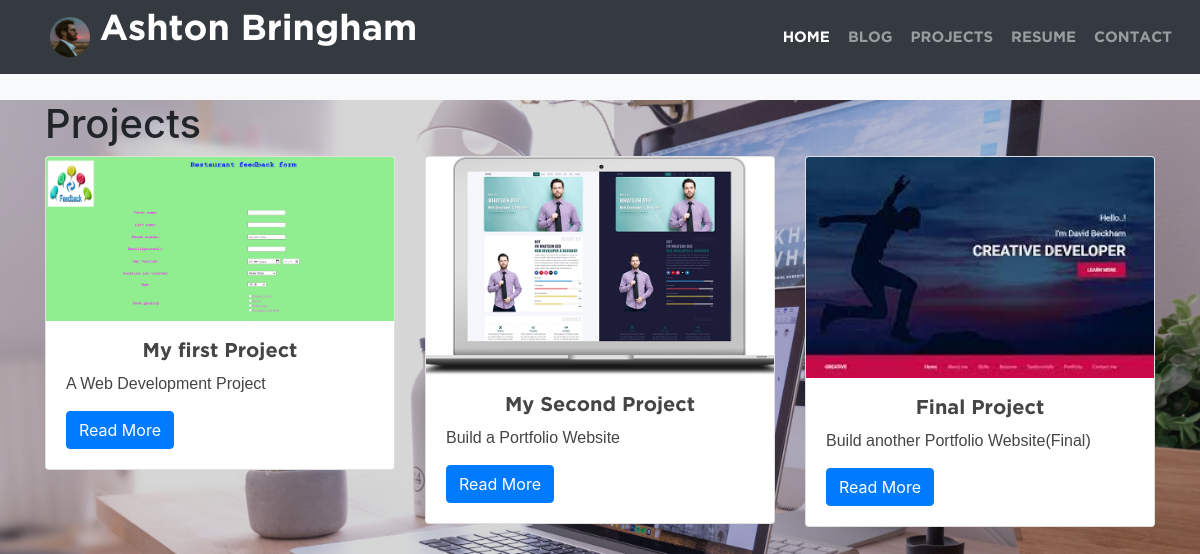
/projects/, run on the app's committed database.
### projects/models.py (models this page shows)
class Project(models.Model):
    title = models.CharField(max_length=100)
    description = models.TextField()
    technology = models.CharField(max_length=20)
    image = models.FilePathField(path="/img")

### projects/views.py (the view)
# urls.py: path("", views.project_index, name="project_index"),
def project_index(request):
    projects = Project.objects.all()
    context = {
        'projects': projects
    }
    return render(request, 'projects/project_index.html',context)

### projects/templates/projects/project_index.html
{% extends "base.html" %}
{% load static %}
{% block page_content %}
<h1>Projects</h1>
<div class="row">
{% for project in projects %}
    <div class="col-md-4">
        <div class="card mb-2">
            <img class="card-img-top" src="{% static project.image %}">
            <div class="card-body">
                <h5 class="card-title">{{ project.title }}</h5>
                <p class="card-text">{{ project.description }}</p>
                <a href="{% url 'project_detail' project.pk %}"
                   class="btn btn-primary">
                    Read More
                </a>
            </div>
        </div>
    </div>
    {% endfor %}
</div>
{% endblock %}

### templates/base.html (shortened to what this page needs)
{% load static %}
<!doctype html>
<html lang="en">
    <head>
        <link rel="stylesheet" href="https://cdn.jsdelivr.net/npm/bootstrap@4.5.3/dist/css/bootstrap.min.css">
        <link rel="stylesheet" href="{% static "css/main.css" %}">
        <link rel="stylesheet" href="https://stackpath.bootstrapcdn.com/bootstrap/4.1.3/css/bootstrap.min.css">
    </head>
    <body>
        <header>
            <nav class="navbar navbar-expand-lg navbar-dark bg-dark">
                <a class="navbar-brand" href="/">
                <img src="{% static 'images/ashton_small.jpg' %}"  class="d-inline-block align-top brand-logo" alt="my picture" loading="lazy">
                <span class="brand-name">Ashton Bringham</span>
                </a>
                <div class="collapse navbar-collapse my-2 my-lg-0" id="navbarSupportedContent">
                    <ul class="navbar-nav ml-auto">
                    <li class="nav-item active">
                        <a class="nav-link" href="/">Home</a>
                    </li>
                    <li class="nav-item">
                        <a class="nav-link" href="{% url 'blog_index' %}">Blog<a>
                    </li>
                    <li class="nav-item">
                        <a class="nav-link" href="{% url 'project_index' %}">Projects</a>
                    </li>
                    <li class="nav-item">
                        <a class="nav-link" href="#">Resume</a>
                    </li>
                    <li class="nav-item">
                        <a class="nav-link" href="#">Contact</a>
                    </li>
                    </ul>
                </div>
            </nav>
        <nav class="navbar navbar-expand-lg navbar-light bg-light">
            <div class="container">
                <a class="navbar-brand" href="{% url 'project_index' %}"></a>
            </div>
        </nav>
        <div class="container">
            {% block page_content %}{% endblock %}
        </div>
        </header>
        <main role="main" class="py-5 flex-fill">
        </main>
    </body>
</html>

### static/css/main.css (style rules this page uses)
html { overflow-x: hidden; }
body { background: linear-gradient(rgba(50,50,50,0.2), rgba(50,50,50,0.2)), url("../images/background.jpg"); background-size: cover; background-repeat: no-repeat; overflow-x: hidden; }
.navbar { background-color: #130202!important; padding-top: 10px; padding-bottom: 10px; }
.navbar .navbar-brand { color: whitesmoke; }
.navbar-nav { padding-right: 2px; }
.nav-item { padding-right: 2px; }
.nav-link { text-align: center; font: Bold 15px/21px Gotham; letter-spacing: 0; color: #ffffff; opacity: 1; text-transform: uppercase; }
.navbar-brand { padding-left: 30px; padding-right: 30px; }
.navbar-brand .brand-name { font: Bold 36px Gotham; letter-spacing: 0; color: #ffffff; opacity: 1; }
.navbar-brand .brand-logo { width: 40px; height: 40px; border-radius: 20px 20px !important; padding: 0px; margin: 4px; }
.card-title { text-align: center; font: 20px/20px Gotham; letter-spacing: 0; color: #454545; opacity: 1; margin-bottom: 0px; }
.card-text { text-align: left; font: 16px/22px sans-serif; letter-spacing: 0; color: #454545; opacity: 1; }
@media (min-width: 1200px) { .container { max-width: 73%; } }

### data on the page
Project: image (picture), title "My first Project", description "A Web Development Project"
Project: image (picture), title "My Second Project", description "Build a Portfolio Website"
Project: image (picture), title "Final Project", description "Build another Portfolio Website(Final)"
